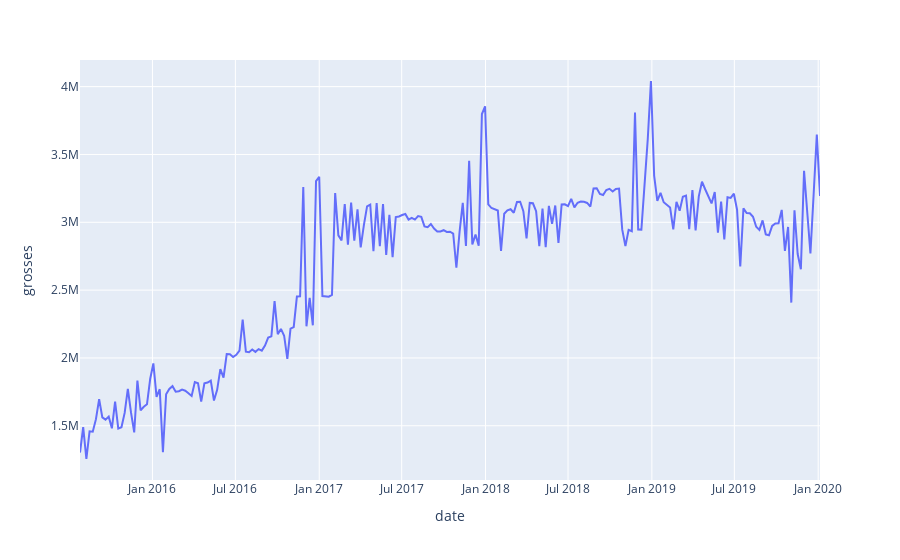

Here is the notebook cell this chart was saved with:
### Markdown cell above
I have to assume that merchandise is a large part of these large numbers.  Although they are able to sell the tickets at a steep price for this show a 4 million dollar week on Broadway is unheard of.

### Code cell
px.line(df_hamilton, x=df_hamilton.index, y='grosses')

### Figure 1 — Plotly figure (JSON) as saved in the notebook; plotly's stock layout.template omitted (floating-point values rounded to 4 significant figures; data arrays with more than 128 entries replaced by an {"elided": "..."} marker saying what was removed)
{"data": [{"hovertemplate": "date=%{x}<br>grosses=%{y}<extra></extra>", "legendgroup": "", "line": {"color": "#636efa", "dash": "solid"}, "mode": "lines", "name": "", "orientation": "v", "showlegend": false, "type": "scatter", "x": {"elided": "233 str values"}, "xaxis": "x", "y": {"elided": "233 int values"}, "yaxis": "y"}], "layout": {"legend": {"tracegroupgap": 0}, "margin": {"t": 60}, "xaxis": {"anchor": "y", "domain": [0, 1], "title": {"text": "date"}}, "yaxis": {"anchor": "x", "domain": [0, 1], "title": {"text": "grosses"}}}}
